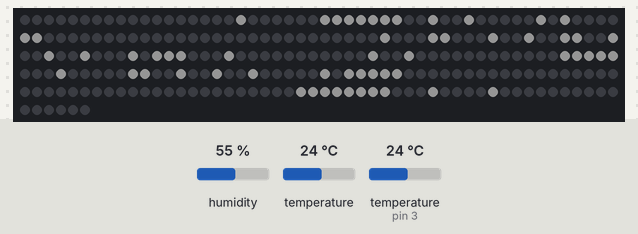
Simulated run of this sketch. Board: Arduino Nano, built with avr-gcc and run on an emulated ATmega328P. On the bench: 256 RGB LEDs in strip order, left to right, continuing on the next row. The test bench sets the inputs (shaded band); at power-on: humidity 55 %, temperature (sensor on pin 3) 24 °C, temperature 24 °C. Dim RGB values are drawn brighter than linear; the local clock reads 2024-03-15 10:24:30 at power-on unless the sketch sets it.

Above: at 4.2 s.
4.3 s: humidity set to 22 %
At 14.1 s:
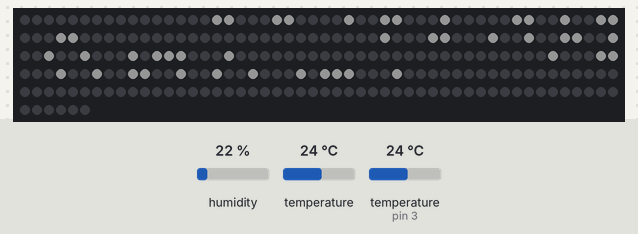
16.5 s: temperature (sensor on pin 3) set to 12 °C
24.5 s: humidity set to 40 %
38.5 s: temperature (sensor on pin 3) set to 19 °C
Timing chart, 0 to 41.5 s (numbered marks = the images above; inputs shaded):
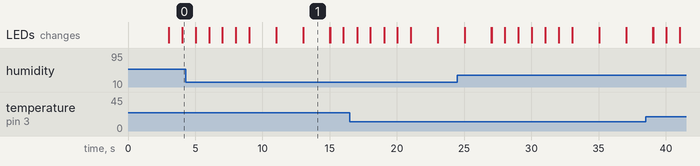

The sketch:

main.ino
```cpp
/*
 * Hardware used:
 *  - Arduino Nano
 *  - RTC DS3231
 *  - AM2302
 */

#pragma GCC optimize ("Os")

//#define WITH_SERIAL                                                     //< Enable serial support. WARNING: The Nano does not have enough memory!

#include <Wire.h>                                                       //< Basic I2C functionality
#include <FastLED.h>                                                    //< For the LED Matrix
#include <DHT_U.h>                                                      //< Unified DHT Lib
#include <RtcDS3231.h>                                                  //< RTC DS3231 Lib

// RTC
RtcDS3231<TwoWire>  RTC(Wire);                                          //< The RTC Object
RtcDateTime         RTC_Now;                                            //< Current RTC-Time
RtcTemperature      RTC_Temp;                                           //< Current RTC-Temperature
// DHT22/AM2302
#define             DHT_PIN                         3                   //< DHT Data-Pin : D3
#define             DHT_TYPE                        DHT22               //< Sensortype: DHT22 / AM2302
#define             DHT_CYCLE                       5000                //< Update-Time in ms
DHT_Unified         Sensor_DHT(DHT_PIN, DHT_TYPE);                      //< The DHT Object
float               DHT_Temp;                                           //< Current DHT Temperature
uint8_t             DHT_Hum;                                            //< Current DHT Humidity
// LED Matrix
#define             LED_PIN                         6                   //< LED Data Pin: D6
#define             LED_TYPE                        NEOPIXEL            //< Matrix Chipset: Neopixel
#define             LED_COLUMNS                     32                  //< Number of Columns
#define             NUM_LEDS                        ((uint16_t)32*8)    //< 32 Cols with 8 LEDs each
#define             BRIGHTNESS                      20                  //< Basic Matrix Brightness
#define             POS_DIGIT1                      (LED_COLUMNS-2)     //< Position of Digit 1: Leftmost position minus 2 colums
#define             POS_DIGIT2                      (POS_DIGIT1-8)      //< Position of Digit 2: Pos1 minus 8 colums
#define             POS_DIGIT3                      (POS_DIGIT2-8)      //< Position of Digit 3: Pos2 minus 8 colums
#define             POS_DIGIT4                      (POS_DIGIT3-8)      //< Position of Digit 4: Pos3 minus 8 colums
#define             POS_COLON                       (LED_COLUMNS/2)     //< Position of Colon: Middle of the display
#define             DISP_COL_BACK                   (CRGB::Black)       //< Background color
#define             DISP_COL_DAY                    (CRGB::White)       //< Daytime color
#define             DISP_COL_NIGHT                  (CRGB::Red)         //< Nighttime color

CRGB                leds[NUM_LEDS];                                     //< The LED Matrix, with fixed column ordering
uint8_t             ColumnData[LED_COLUMNS];                            //< The LED Matrix, with regular column ordering
// Font
#define             FONT_BPC                        5                   //< Bytes per Char
#define             FONT_OFFSET                     32                  //< Ascii-Position of the first entry
const unsigned char Char_C[5] 		= { 0x02,0x05,0x72,0x88,0x50 };	 	// C
const unsigned char Char_Perc[5] 	= { 0xC6,0x26,0x10,0xC8,0xC6 }; 	// %
const unsigned char Char_Colon 	    = 0x48; 	                        // :
const unsigned char Char_Dot 	    = 0x80; 	                        // .

const unsigned char Char_Nums[][5] = {
	{0x7c,0x82,0x92,0x82,0x7c}, // 0
	{0x00,0x84,0xfe,0x80,0x00}, // 1
	{0xc4,0xa2,0x92,0x92,0x8c}, // 2
	{0x44,0x82,0x92,0x92,0x6c}, // 3
	{0x30,0x28,0x24,0xfe,0x20}, // 4
	{0x5e,0x92,0x92,0x92,0x62}, // 5
	{0x78,0x94,0x92,0x92,0x60}, // 6
	{0x02,0x82,0x62,0x1a,0x06}, // 7
	{0x6c,0x92,0x92,0x92,0x6c}, // 8
	{0x0c,0x92,0x92,0x52,0x3c}  // 9
};
const uint8_t       ModeTimes[] = { 5, 1, 1, 1};                       //< The Times for displaying every Mode in seconds

/************************************************************/
// ****************************** Display
/************************************************************/
// Fix order of LEDs and send it to the Display
// The LEDs in the display are wired "zig-zag", so we need to
// revert the led order in every second column
void Disp_FixAndShow() {
    bool bDaytime = true;

    if ( (RTC_Now.Hour()<=6) || (RTC_Now.Hour()>=23)) bDaytime = false; // up to 7:00 and from 23:00 on is nighttime

    // Generate LED-Matrix
    for (uint16_t Led=0;Led<NUM_LEDS;Led++) {
        bool        BitIsSet = false;
        uint8_t     Column = Led/8;
        uint8_t     Bit = Led - (Column*8);

        if (Column<LED_COLUMNS) {
            if ((ColumnData[Column]&(0x01<<Bit))>0) BitIsSet=true;
        }

        if (BitIsSet&bDaytime) {
            leds[Led] = DISP_COL_DAY;
        } else if (BitIsSet&!bDaytime) {
            leds[Led] = DISP_COL_NIGHT;
        } else {
            leds[Led] = DISP_COL_BACK;
        }
    } // for Led

    // Fix column order
    for (uint8_t Col=0;Col<32;Col+=2) {
        CRGB LedBuffer[8];
        memcpy(&LedBuffer[0], &leds[Col*8], 8*sizeof(CRGB) );                   // Column into Buffer
        for (uint8_t Pos=0;Pos<8;Pos++) leds[Col*8+Pos] = LedBuffer[7-Pos];     // Write back in opposite order
    }

    if (bDaytime) {
        FastLED.setBrightness( BRIGHTNESS );
    } else {
        FastLED.setBrightness( 1 );
    }

    FastLED.show();
    return;
} // Disp_FixAndShow
/************************************************************/
// Adds a Byte to the Matrix in the given color
void Disp_AddByte(uint16_t Position, uint8_t Byte ) {
    ColumnData[Position] = Byte;
} // Disp_AddByte
/************************************************************/
// Sends a numeric (0..9) to the display
void Disp_SetDigit(uint16_t Position, uint8_t Digit) {
    if (Digit>9) return; // Boundary check
    for (uint8_t i=0;i<FONT_BPC;i++) {
        Disp_AddByte( (Position-i ), Char_Nums[Digit][i] );
    }
} // Disp_SetDigit
/************************************************************/
void Disp_Setup() {
    FastLED.addLeds<LED_TYPE,LED_PIN>(leds, NUM_LEDS);
    FastLED.setBrightness( BRIGHTNESS );
} // Disp_Setup
/************************************************************/
// Display Worker Loop
void Disp_Worker() {
    static uint8_t DispMode = 0;        // Current display mode
    static uint8_t OldSecond = 0xFF;    // Old second value
    static uint8_t StateTime = 0;       // Time in the currend state
    uint8_t DispModeNew;                // Next display mode

    // Worker is only executed once a second
    if (OldSecond == RTC_Now.Second()) return;
    OldSecond = RTC_Now.Second();

    DispModeNew = DispMode;
    StateTime++;

    if (DispMode==0) {                  // Mode 0: Hour&Minute
        uint8_t Digit1 = 0;
        uint8_t Digit2 = 0;

        // Hour
        Digit1 = RTC_Now.Hour()/10;
        Digit2 = RTC_Now.Hour() - (10*Digit1);
        Disp_SetDigit(POS_DIGIT1, Digit1 );
        Disp_SetDigit(POS_DIGIT2, Digit2 );

        // Minute
        Digit1 = RTC_Now.Minute()/10;
        Digit2 = RTC_Now.Minute() - (10*Digit1);
        Disp_SetDigit(POS_DIGIT3, Digit1 );
        Disp_SetDigit(POS_DIGIT4, Digit2 );

        // Pulsing Colon for Second
        // Only one column is used, this may be adjusted for different fonts
        if ( ((RTC_Now.Second())%2)==0) {
            Disp_AddByte( POS_COLON,    Char_Colon );
        } else {
            Disp_AddByte( POS_COLON,    0x00 );
        }

        if (StateTime > ModeTimes[0]) DispModeNew = DispMode + 1;
    }
    else if (DispMode==1) {             // Mode 1: Date
        uint8_t Digit1 = 0;
        uint8_t Digit2 = 0;

        // Day
        Digit1 = RTC_Now.Day()/10;
        Digit2 = RTC_Now.Day() - (10*Digit1);
        Disp_SetDigit(POS_DIGIT1, Digit1 );
        Disp_SetDigit(POS_DIGIT2, Digit2 );

        // Month
        Digit1 = RTC_Now.Month()/10;
        Digit2 = RTC_Now.Month() - (10*Digit1);
        Disp_SetDigit(POS_DIGIT3, Digit1 );
        Disp_SetDigit(POS_DIGIT4, Digit2 );

        Disp_AddByte( POS_COLON,    Char_Dot );

        if (StateTime > ModeTimes[1]) DispModeNew = DispMode + 1;
    }
    else if (DispMode==2) {             // Mode 2: Temperature
        uint8_t Digit1 = 0;
        uint8_t Digit2 = 0;
        uint8_t Digit3 = 0;

        Digit1 = (uint8_t)((uint16_t)DHT_Temp)/10;
        Digit2 = ((uint8_t)(uint16_t)DHT_Temp) - (10*Digit1);
        Digit3 = (uint8_t)(((uint16_t)(10*DHT_Temp)) - (100*Digit1) - (10*Digit2));

        Disp_SetDigit(POS_DIGIT1, Digit1 );
        Disp_SetDigit(POS_DIGIT2, Digit2 );
        Disp_SetDigit(POS_DIGIT3, Digit3 );
        Disp_AddByte( POS_COLON,    Char_Dot );

        for (uint8_t i=0;i<FONT_BPC;i++) {
            Disp_AddByte( (POS_DIGIT4-i ), Char_C[i] );
        }

        if (StateTime > ModeTimes[2]) DispModeNew = DispMode + 1;
    }
    else if (DispMode==3) {             // Mode 2: Humidity
        uint8_t Digit1 = 0;
        uint8_t Digit2 = 0;

        Digit1 = (uint8_t)(DHT_Hum)/10;
        Digit2 = (uint8_t)(DHT_Hum) - (10*Digit1);

        Disp_SetDigit(POS_DIGIT2, Digit1 );
        Disp_SetDigit(POS_DIGIT3, Digit2 );

        for (uint8_t i=0;i<FONT_BPC;i++) {
            Disp_AddByte( (POS_DIGIT4-i ), Char_Perc[i] );
        }

        if (StateTime > ModeTimes[3]) DispModeNew = DispMode + 1;

    }
    else {                              // End of cycle / illegal DispMode
        DispModeNew=0;
        OldSecond=0xFF; // Force immediately refresh
    }

    Disp_FixAndShow();

    if (DispModeNew != DispMode) { // Mode change?
        for (uint16_t i=0;i<LED_COLUMNS;i++) ColumnData[i] = 0x00;
        DispMode = DispModeNew;
        StateTime = 0;
    }

    return;
} // Disp_Worker
/************************************************************/
// ****************************** RTC
/************************************************************/
void RTC_Setup() {
    RTC.Begin();
    RtcDateTime compiled = RtcDateTime(__DATE__, __TIME__);

    if (!RTC.IsDateTimeValid()) {               // RTC contains illegal datetime
        if (RTC.LastError() != 0) {
#ifdef WITH_SERIAL
            Serial.print("[RTC] ComError = ");
            Serial.println(RTC.LastError());
#endif
        } else {
#ifdef WITH_SERIAL
            Serial.println("[RTC] DateTime Error!");
            RTC.SetDateTime(compiled);          // Set RTC to build-DateTime
#endif
        }
    }
    if (!RTC.GetIsRunning()) RTC.SetIsRunning(true);

    RtcDateTime now = RTC.GetDateTime();
    if (now < compiled) {
#ifdef WITH_SERIAL
        Serial.println("[RTC] DateTime too old, updating to Build-DateTime");
#endif
        RTC.SetDateTime(compiled);
    } else if (now > compiled) {
        // Nothing, this is okay
    } else if (now == compiled)  {
        // Nothing, this is odd but okay
    }
    RTC.Enable32kHzPin(false);
    RTC.SetSquareWavePin(DS3231SquareWavePin_ModeNone);

    return;
} // RTC_Setup
/************************************************************/
void RTC_Worker() {
    if (!RTC.IsDateTimeValid())  {
        if (RTC.LastError() != 0) {
#ifdef WITH_SERIAL
            Serial.print("[RTC] ComError = ");
            Serial.println(RTC.LastError());
#endif
            // Errorcodes: https://www.arduino.cc/en/Reference/WireEndTransmission
        }
    }
    RTC_Now  = RTC.GetDateTime();
    RTC_Temp = RTC.GetTemperature();
} // RTC_Worker
/************************************************************/
// ****************************** DHT
/************************************************************/
void DHT_Setup() {
    Sensor_DHT.begin();
    return;
} // DHT_Setup
/************************************************************/
void DHT_Worker() {
    static uint8_t CallCount = 0;
    sensors_event_t event;

    CallCount++;
    if (CallCount<10) return; // Requesting too fasten may crash the sensor
    CallCount=0;

    Sensor_DHT.temperature().getEvent(&event);
    if (isnan(event.temperature)) {
#ifdef WITH_SERIAL
        Serial.println(F("[DHT] Error reading temperature!"));
#endif
    } else {
        DHT_Temp = event.temperature;
    }

    Sensor_DHT.humidity().getEvent(&event);
    if (isnan(event.relative_humidity)) {
#ifdef WITH_SERIAL
        Serial.println(F("[DHT] Error reading humidity!"));
#endif
    } else {
        DHT_Hum = (uint8_t)event.relative_humidity;
    }

    return;
} // DHT_Worker
/************************************************************/
// ****************************** Setup
/************************************************************/
void setup() {
    delay(3000);
#ifdef WITH_SERIAL
    Serial.begin(115200);
    Serial.println("[SYS] Build: " __DATE__ " - " __TIME__);
    Serial.println("[SYS] Starting Setup...");
#endif
    RTC_Setup();    // Setup RTC
    DHT_Setup();    // Setup DHT-Sensor
    Disp_Setup();   // Setup Matrix Display
#ifdef WITH_SERIAL
    Serial.println("[SYS] Setup complete!");
#endif
} // Setup
/************************************************************/
// ****************************** Loop
/************************************************************/
void loop() {
    static uint8_t SecOld = 0;

#ifdef WITH_SERIAL
    Serial.println("[SYS] Entering Loop...");
#endif
    while (1) {
        RTC_Worker();
        Disp_Worker();

        // Sync to Second!
        if (SecOld != RTC_Now.Second() ) {
            DHT_Worker();
#ifdef WITH_SERIAL
            Serial.print("[Inf] RTC: ");

            Serial.print(RTC_Now.Day(), DEC);   Serial.print(".");
            Serial.print(RTC_Now.Month(), DEC); Serial.print(".");
            Serial.print(RTC_Now.Year(), DEC);  Serial.print(" ");

            Serial.print(RTC_Now.Hour(), DEC);      Serial.print(":");
            Serial.print(RTC_Now.Minute(), DEC);  Serial.print(":");
            Serial.print(RTC_Now.Second(), DEC);  Serial.print(":");

            Serial.print(" - ");
            Serial.print(RTC_Temp.AsFloatDegC());
            Serial.print("dC");
            Serial.print(" / DHT: ");
            Serial.print(DHT_Temp,2);
            Serial.print("dC - ");

            Serial.print(DHT_Hum);
            Serial.print("%");
            Serial.println();
#endif
            SecOld = RTC_Now.Second();
        }
        delay(25);
    } // while (1)
}
```

Measured:
- what the display in image 1 shows lasts 2.0 s, from 13.0 s to 15.0 s
